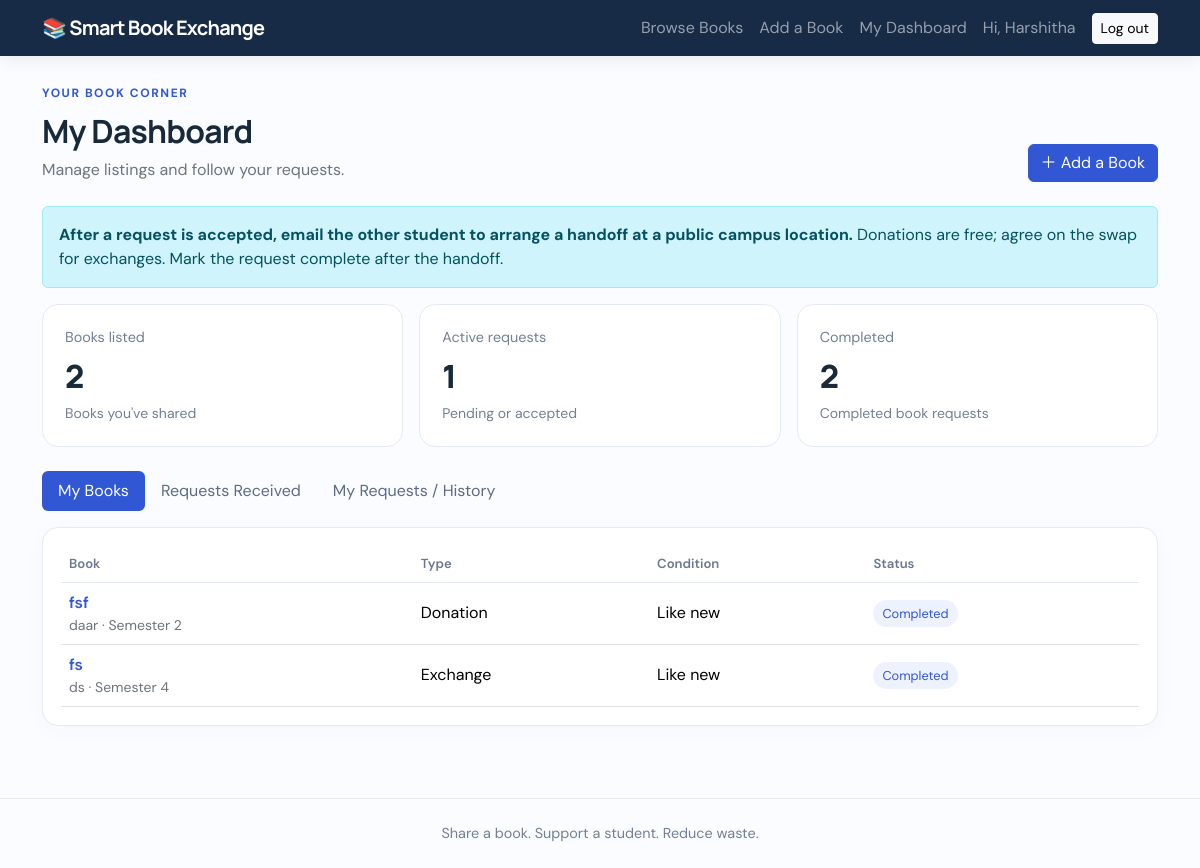
The app's page /dashboard (signed in) with its own data.
### tables this page shows
CREATE TABLE books (
            id INTEGER PRIMARY KEY AUTOINCREMENT,
            owner_id INTEGER NOT NULL,
            title TEXT NOT NULL,
            author TEXT NOT NULL,
            subject TEXT NOT NULL,
            semester TEXT NOT NULL,
            condition TEXT NOT NULL,
            book_type TEXT NOT NULL CHECK(book_type IN ('Exchange','Donation')),
            description TEXT DEFAULT '',
            status TEXT NOT NULL DEFAULT 'Available',
            created_at TIMESTAMP DEFAULT CURRENT_TIMESTAMP, image_filename TEXT,
            FOREIGN KEY(owner_id) REFERENCES users(id)
        );

### app.py (the view)
@app.route("/dashboard")
@login_required
def dashboard():
    uid = session["user_id"]
    with get_db() as db:
        my_books = db.execute("SELECT * FROM books WHERE owner_id=? ORDER BY created_at DESC", (uid,)).fetchall()
        incoming = db.execute("""SELECT r.*, b.title, b.book_type, u.name AS requester_name,
            CASE WHEN r.status='Accepted' THEN u.email END AS requester_email, b.id AS bid
            FROM book_requests r JOIN books b ON b.id=r.book_id JOIN users u ON u.id=r.requester_id
            WHERE b.owner_id=? ORDER BY r.created_at DESC""", (uid,)).fetchall()
        outgoing = db.execute("""SELECT r.*, b.title, b.book_type, u.name AS owner_name,
            CASE WHEN r.status='Accepted' THEN u.email END AS owner_email
            FROM book_requests r JOIN books b ON b.id=r.book_id JOIN users u ON u.id=b.owner_id
            WHERE r.requester_id=? ORDER BY r.created_at DESC""", (uid,)).fetchall()
        stats = {
            "books": db.execute(
                "SELECT COUNT(*) FROM books WHERE owner_id=?", (uid,)
            ).fetchone()[0],
            "active": db.execute("""SELECT COUNT(*) FROM (
                SELECT r.id FROM book_requests r
                JOIN books b ON b.id=r.book_id
                WHERE r.status IN ('Pending','Accepted')
                  AND (r.requester_id=? OR b.owner_id=?)
                GROUP BY r.id
            )""", (uid, uid)).fetchone()[0],
            "completed": db.execute("""SELECT COUNT(*) FROM book_requests r
                JOIN books b ON b.id=r.book_id
                WHERE (r.requester_id=? OR b.owner_id=?)
                  AND r.status='Completed'""", (uid, uid)).fetchone()[0]
        }
    return render_template("dashboard.html", my_books=my_books, incoming=incoming, outgoing=outgoing, stats=stats)

### app.py (called while the page is built)
def get_db():
    conn = sqlite3.connect(DB_PATH)
    conn.row_factory = sqlite3.Row
    conn.execute("PRAGMA foreign_keys = ON")
    return conn

def login_required(fn):
    @wraps(fn)
    def wrapper(*args, **kwargs):
        if "user_id" not in session:
            flash("Please log in to continue.", "warning")
            return redirect(url_for("login"))
        return fn(*args, **kwargs)
    return wrapper

### templates/dashboard.html (shortened to what this page needs)
{% extends "base.html" %}{% block title %}My Dashboard{% endblock %}
{% block content %}<div class="d-flex flex-wrap justify-content-between align-items-end gap-3 mb-4"><div><span class="eyebrow">Your book corner</span><h1 class="h2 fw-bold mt-2">My Dashboard</h1><p class="text-secondary mb-0">Manage listings and follow your requests.</p></div><a class="btn btn-primary" href="{{ url_for('add_book') }}">＋ Add a Book</a></div>
<div class="alert alert-info"><strong>After a request is accepted, email the other student to arrange a handoff at a public campus location.</strong> Donations are free; agree on the swap for exchanges. Mark the request complete after the handoff.</div>
<div class="row g-3 mb-4"><div class="col-md-4"><div class="stat-card"><span>Books listed</span><strong>{{ stats.books }}</strong><small>Books you've shared</small></div></div><div class="col-md-4"><div class="stat-card"><span>Active requests</span><strong>{{ stats.active }}</strong><small>Pending or accepted</small></div></div><div class="col-md-4"><div class="stat-card"><span>Completed</span><strong>{{ stats.completed }}</strong><small>Completed book requests</small></div></div></div>
<ul class="nav nav-pills mb-3" id="dashboardTabs" role="tablist"><li class="nav-item"><button class="nav-link active" data-bs-toggle="pill" data-bs-target="#mybooks" type="button">My Books</button></li><li class="nav-item"><button class="nav-link" data-bs-toggle="pill" data-bs-target="#incoming" type="button">Requests Received</button></li><li class="nav-item"><button class="nav-link" data-bs-toggle="pill" data-bs-target="#outgoing" type="button">My Requests / History</button></li></ul>
<div class="tab-content">
<div class="tab-pane fade show active" id="mybooks"><div class="table-responsive panel"><table class="table align-middle mb-0"><thead><tr><th>Book</th><th>Type</th><th>Condition</th><th>Status</th></tr></thead><tbody>{% for b in my_books %}<tr><td><a href="{{ url_for('book_detail',book_id=b.id) }}">{{ b.title }}</a><div class="small text-secondary">{{ b.subject }} · {{ b.semester }}</div></td><td>{{ b.book_type }}</td><td>{{ b.condition }}</td><td><span class="status">{{ b.status }}</span></td></tr>{% else %}<tr><td colspan="4" class="text-center py-4 text-secondary">You have not listed any books yet.</td></tr>{% endfor %}</tbody></table></div></div>
</div>{% endblock %}

### templates/base.html (shortened to what this page needs)
<!doctype html>
<html lang="en">
<head>
  <link href="https://cdn.jsdelivr.net/npm/bootstrap@5.3.3/dist/css/bootstrap.min.css" rel="stylesheet">
  <link href="{{ url_for('static', filename='style.css') }}" rel="stylesheet">
</head>
<body>
<nav class="navbar navbar-expand-lg navbar-dark site-nav">
  <div class="container">
    <a class="navbar-brand fw-bold" href="{{ url_for('index') }}">📚 Smart Book Exchange</a>
    <div class="collapse navbar-collapse" id="navMenu">
      <div class="navbar-nav ms-auto align-items-lg-center">
        <a class="nav-link" href="{{ url_for('index') }}">Browse Books</a>
        {% if session.get('user_id') %}
          <a class="nav-link" href="{{ url_for('add_book') }}">Add a Book</a>
          <a class="nav-link" href="{{ url_for('dashboard') }}">My Dashboard</a>
          <span class="navbar-text mx-lg-2">Hi, {{ session.get('user_name') }}</span>
          <a class="btn btn-light btn-sm ms-lg-2" href="{{ url_for('logout') }}">Log out</a>
        {% else %}
          <a class="nav-link" href="{{ url_for('login') }}">Log in</a>
          <a class="btn btn-light btn-sm ms-lg-2" href="{{ url_for('register') }}">Join Now</a>
        {% endif %}
      </div>
    </div>
  </div>
</nav>
<main class="container py-4">
  {% block content %}{% endblock %}
</main>
<footer class="footer py-4 mt-5"><div class="container text-center">Share a book. Support a student. Reduce waste.</div></footer>
</body>
</html>

### static/style.css (style rules this page uses)
:root { --ink:#182a3a;--muted:#718096;--blue:#3157d5;--pale:#f3f6ff;--line:#e5eaf2 }
body { font-family:'DM Sans',sans-serif;color:var(--ink);background:#fbfcff;min-height:100vh }
h1,h2,h3,.navbar-brand { font-family:'Manrope',sans-serif;letter-spacing:-.025em }
.site-nav { background:#172a46;box-shadow:0 3px 16px #172a4615 }
.navbar-brand { letter-spacing:-.04em }
.eyebrow { text-transform:uppercase;letter-spacing:.13em;font-size:.75rem;font-weight:700;color:var(--blue) }
.btn-primary { background:var(--blue);border-color:var(--blue) }
.filter-panel,.panel,.detail-panel { background:white;border:1px solid var(--line);border-radius:16px;padding:18px;box-shadow:0 5px 24px #203c6607 }
.stat-card { padding:22px;border:1px solid var(--line);background:#fff;border-radius:16px;display:flex;flex-direction:column;gap:5px }
.stat-card span { color:var(--muted);font-size:.9rem }
.stat-card strong { font:800 2rem 'Manrope',sans-serif }
.stat-card small { color:var(--muted) }
.nav-pills .nav-link { color:#5d6c84 }
.nav-pills .nav-link.active { background:var(--blue) }
.table { --bs-table-bg:transparent }
.table thead th { color:#6b7890;font-size:.82rem;font-weight:600;border-bottom-color:var(--line) }
.table a { color:var(--blue);text-decoration:none;font-weight:600 }
.status { display:inline-block;background:#eef2ff;color:#3157d5;border-radius:20px;padding:4px 9px;font-size:.8rem }
.footer { border-top:1px solid var(--line);color:#718096;font-size:.9rem }

### records on screen
books: title "fsf", subject "daar", semester "Semester 2", book_type "Donation", condition "Like new", status "Completed"
books: title "fs", subject "ds", semester "Semester 4", book_type "Exchange", condition "Like new", status "Completed"

### other values on screen
{{ session.get('user_name') }} "Harshitha"
{{ stats.books }} "2"
{{ stats.active }} "1"
{{ stats.completed }} "2"
